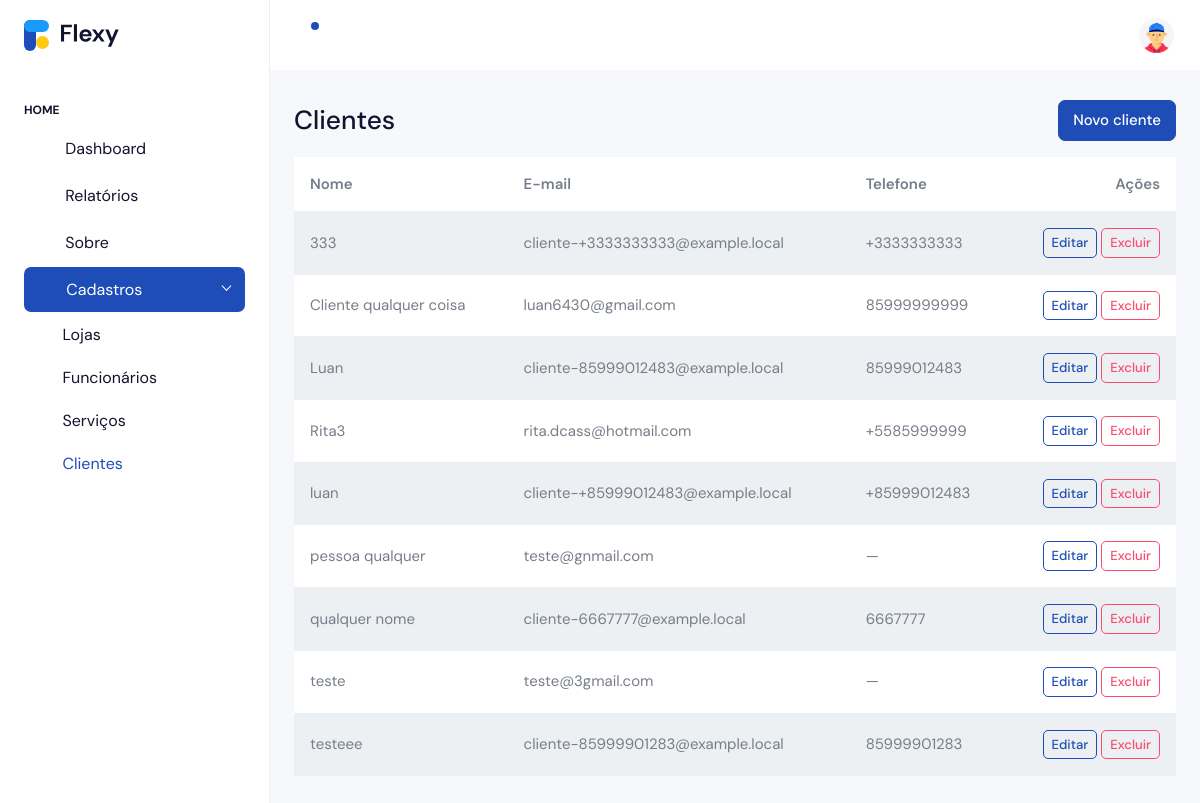
Page /cadastro/clientes/ (signed in) on the earlier database version.
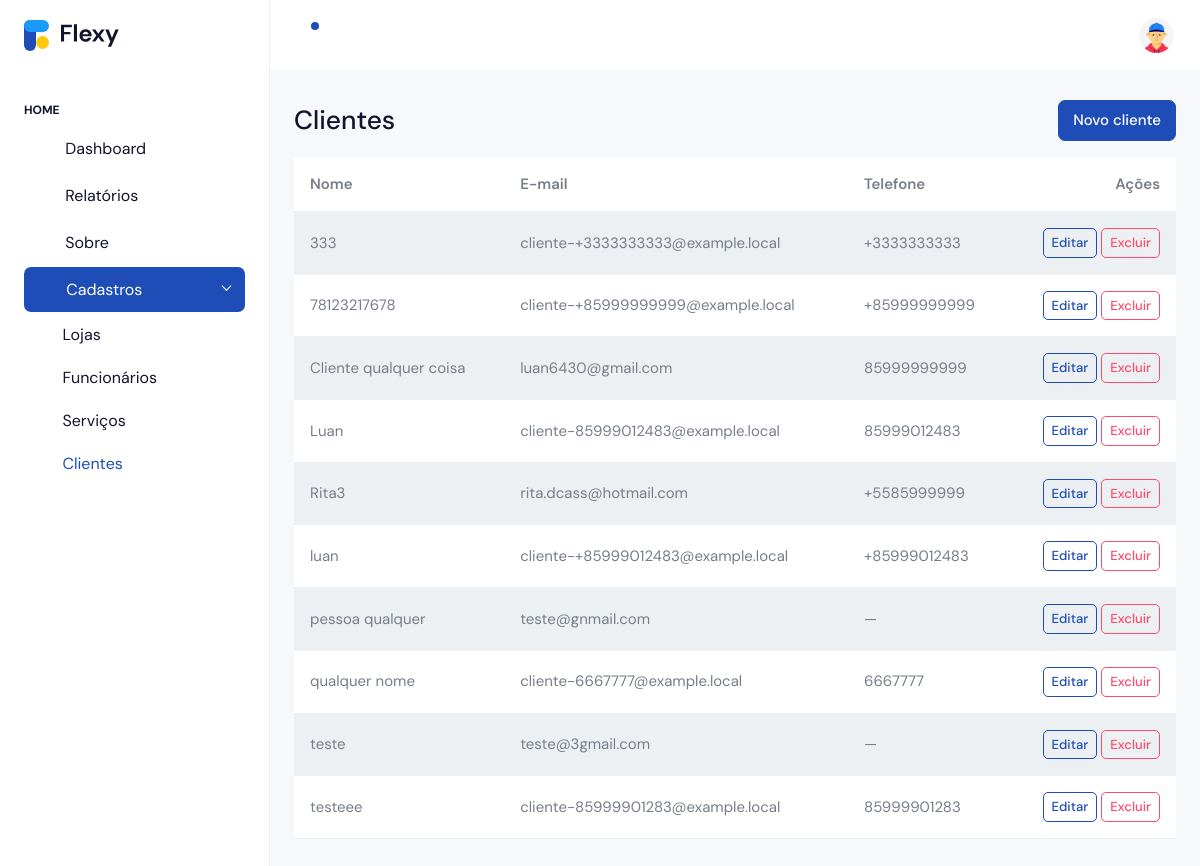
Same page on the later database version.
### apps/cadastro/models.py (models this page shows, shortened)
class Cliente(models.Model):
    owner = models.ForeignKey(
        User,
        on_delete=models.CASCADE,
        related_name='clientes',
        limit_choices_to={'is_owner': True}
    )
    user = models.ForeignKey(
        User,
        on_delete=models.CASCADE,
        related_name='cliente_de',
        limit_choices_to={'is_client': True}
    )
    criado_em = models.DateTimeField(auto_now_add=True)
    class Meta:
        unique_together = (('owner', 'user'),)
        ordering = ('user__full_name',)

### apps/accounts/models.py (models this page shows, shortened)
class User(AbstractUser):
    nome = models.CharField(max_length=120, blank=True, null=True)
    sobrenome = models.CharField(max_length=120, blank=True, null=True)
    grupo = models.SlugField(max_length=150, blank=True)  # << slug único para subdomínio
    email = models.EmailField(unique=True)
    is_owner = models.BooleanField(default=False)
    is_client = models.BooleanField(default=False)
    phone_regex = RegexValidator(r"^\+?\d{10,15}$", "Informe telefone no formato internacional, ex.: +5585...")
    phone = models.CharField(max_length=17, blank=True, null=True, validators=[phone_regex])
    full_name = models.CharField(max_length=120, blank=True, null=True)
    USERNAME_FIELD = "email"
    REQUIRED_FIELDS = []
    objects = UserManager()

### apps/cadastro/views.py (the view, shortened to what this page needs)
# urls.py: path('clientes/', views.clientes, name='clientes'),
@login_required
@subscription_required
def clientes(request):
    if not getattr(request.user, 'is_owner', False):
        return redirect('accounts:owner_login')
    target = request.headers.get('HX-Target')
    form = ClienteForm()
    qs = Cliente.objects.filter(owner=request.user).select_related('user').order_by('user__full_name')
    if request.headers.get('HX-Request') and target != 'content':
        return render(request, 'cadastro/partials/clientes.html', {'clientes': qs})
    return render(request, 'cadastro/clientes.html', {'form': form, 'clientes': qs})

### apps/accounts/models.py (called while the page is built)
    def is_active(self) -> bool:
        return timezone.now() <= self.end_date

### apps/cadastro/templates/cadastro/clientes.html (shortened to what this page needs)
{% extends 'accounts/index.html' %}
{% load widget_tweaks %}
{% block content %}
<div class="d-flex justify-content-between align-items-center mb-3">
  <h3 class="m-0">Clientes</h3>
  <button class="btn btn-primary" data-bs-toggle="modal" data-bs-target="#modalCliente">
    Novo cliente
  </button>
</div>
<div class="table-responsive">
  <table class="table table-striped align-middle">
    <thead>
      <tr><th>Nome</th><th>E-mail</th><th>Telefone</th><th class="text-end">Ações</th></tr>
    </thead>
    {% include 'cadastro/partials/clientes.html' %}
  </table>
</div>
{% endblock %}

### apps/cadastro/templates/cadastro/partials/clientes.html
<tbody id="clientes-tbody">
  {% for c in clientes %}
  <tr>
    <td>{{ c.user.full_name|default:c.user.email }}</td>
    <td>{{ c.user.email }}</td>
    <td>{{ c.user.phone|default:"—" }}</td>
    <td class="text-end">
      <button class="btn btn-sm btn-outline-primary"
              hx-get="{% url 'cadastro:cliente_edit' c.pk %}"
              hx-target="#modalClienteOps .modal-content"
              hx-swap="innerHTML"
              hx-on="htmx:afterOnLoad: (function(){ const m=document.getElementById('modalClienteOps'); if(m){ bootstrap.Modal.getOrCreateInstance(m).show(); } })()">
        Editar
      </button>
      <button class="btn btn-sm btn-outline-danger"
              hx-get="{% url 'cadastro:cliente_delete' c.pk %}"
              hx-target="#modalClienteOps .modal-content"
              hx-swap="innerHTML"
              hx-on="htmx:afterOnLoad: (function(){ const m=document.getElementById('modalClienteOps'); if(m){ bootstrap.Modal.getOrCreateInstance(m).show(); } })()">
        Excluir
      </button>
    </td>
  </tr>
  {% empty %}
  <tr><td colspan="4" class="text-muted">Nenhum cliente ainda.</td></tr>
  {% endfor %}
</tbody>

Differences in the rows shown:
added Cliente: user.full_name "78123217678", user.email "cliente-+85999999999@example.local", user.phone "+85999999999"
